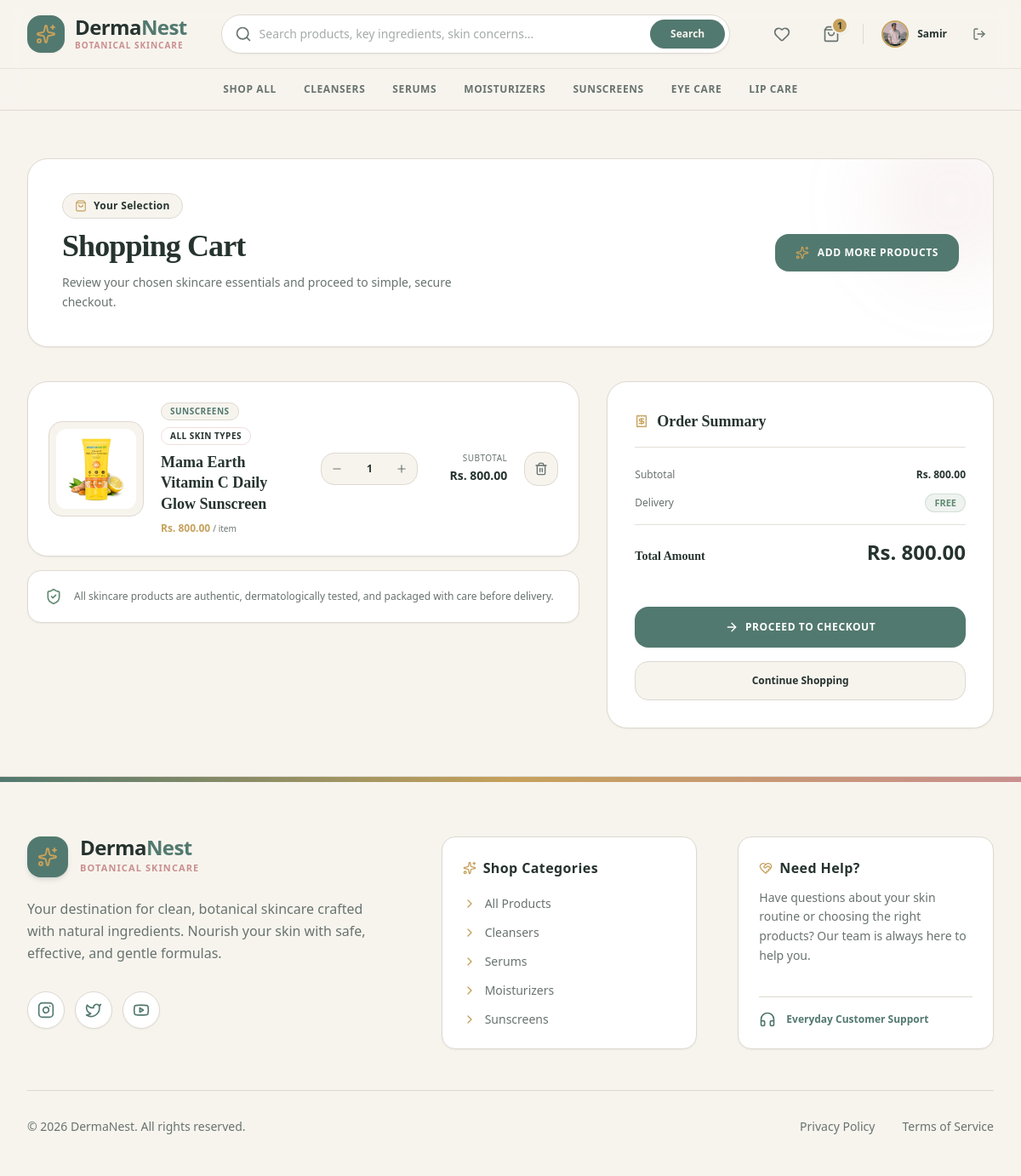
The page /cart/ (signed in) on the database as committed earlier.
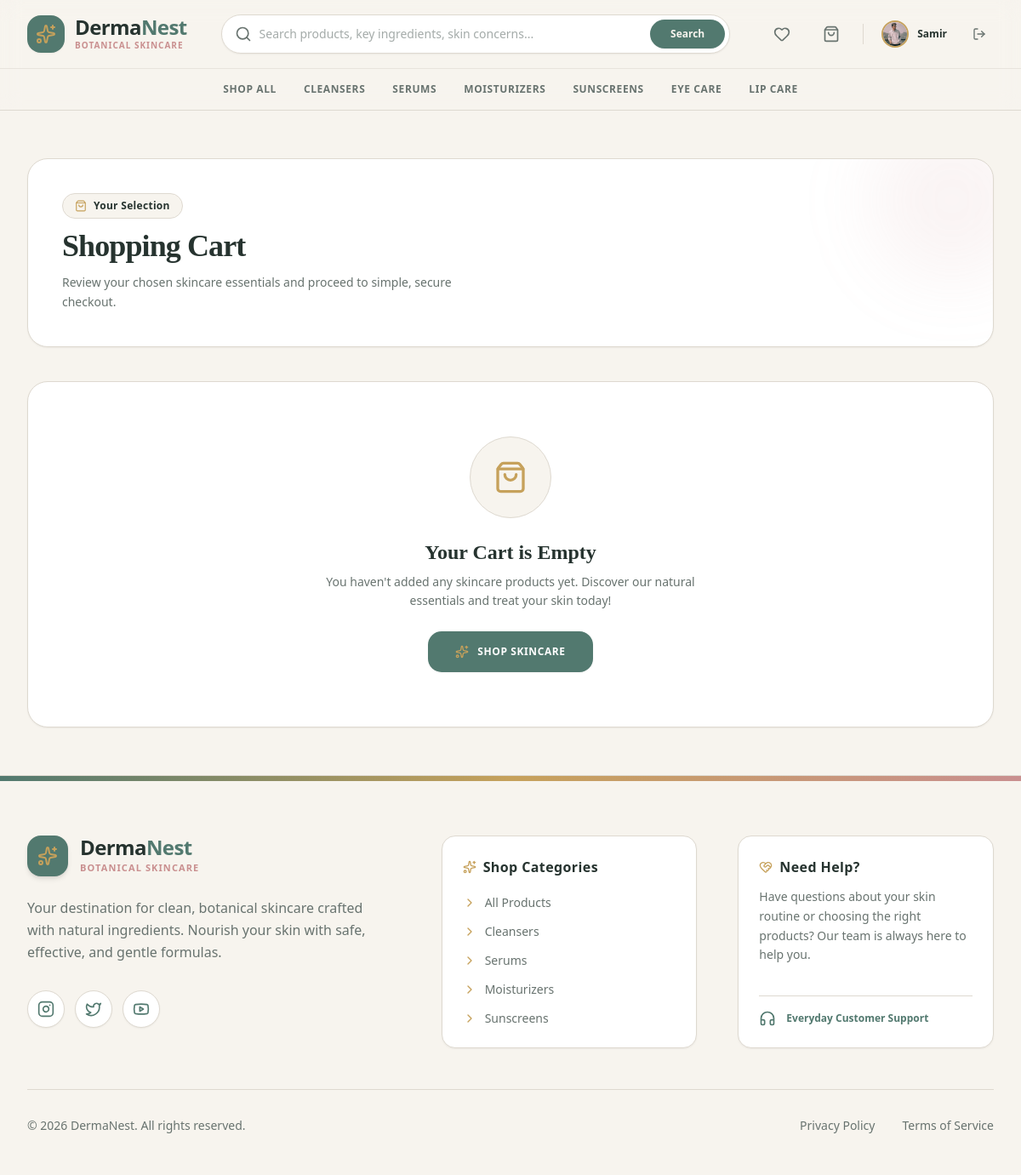
The same page on the database as committed later.
### dn_app/models.py (models this page shows, shortened)
class User(AbstractUser):
    phone = models.CharField(max_length=20, blank=True)
    address = models.TextField(blank=True)
    profile_picture = models.ImageField(upload_to='images/user/', blank=True, null=True)

class Cart(models.Model):
    customer = models.OneToOneField(User, on_delete=models.CASCADE, related_name='cart')

class CartItem(models.Model):
    cart = models.ForeignKey(Cart, on_delete=models.CASCADE, related_name='items')
    product = models.ForeignKey(Product, on_delete=models.CASCADE)
    quantity = models.PositiveIntegerField(default=1)
    @property
    def total_price(self):
        return self.product.price * self.quantity

class Product(models.Model):
    class Category(models.TextChoices):
        CLEANSER = 'cleanser', 'Cleansers'
        TONER = 'toner', 'Toners & Essences'
        SERUM = 'serum', 'Serums & Ampoules'
        MOISTURIZER = 'moisturizer', 'Moisturizers'
        SUNSCREEN = 'sunscreen', 'Sunscreens'
        MASK = 'mask', 'Masks & Exfoliators'
        EYE_CARE = 'eye_care', 'Eye Care'
        LIP_CARE = 'lip_care', 'Lip Care'
    class SkinType(models.TextChoices):
        ALL = 'all', 'All Skin Types'
        DRY = 'dry', 'Dry'
        OILY = 'oily', 'Oily'
        COMBINATION = 'combination', 'Combination'
        SENSITIVE = 'sensitive', 'Sensitive'
    brand = models.ForeignKey(Brand, on_delete=models.SET_NULL, null=True, related_name='products')
    name = models.CharField(max_length=255)
    category = models.CharField(max_length=30, choices=Category.choices)
    skin_type = models.CharField(max_length=20, choices=SkinType.choices, default=SkinType.ALL)
    volume = models.CharField(max_length=50, default='50ml')
    ingredients = models.TextField(blank=True)
    description = models.TextField()
    price = models.DecimalField(max_digits=10, decimal_places=2)
    stock = models.PositiveIntegerField(default=0)
    product_image = models.ImageField(upload_to='images/products/')
    sku = models.CharField(max_length=100, unique=True, blank=True, null=True)
    is_active = models.BooleanField(default=True)
    created_at = models.DateTimeField(auto_now_add=True)

### dn_app/views/cart_view.py (the view)
# urls.py: path('cart/', cart_view, name='cart'),
@login_required
def cart_view(request):
    if not request.user.is_authenticated and request.user.is_superuser:
        messages.error(request, 'You are not authorized to view the cart.')
        return redirect('/')
    cart, created = Cart.objects.get_or_create(customer=request.user)
    cart_items = CartItem.objects.filter(cart=cart)
    total_price = sum(item.product.price * item.quantity for item in cart_items)
    return render(request, 'main/cart_page.html', {'cart_items': cart_items, 'total_price': total_price})

### dn_app/templates/main/cart_page.html (shortened to what the changed rows need)
<!DOCTYPE html>
<html lang="en">
<head>
    {% load static %}
    <link href="{% static 'css/styles.css' %}" rel="stylesheet" />
</head>
<body class="bg-[#F7F4EE] text-[#68736F] font-sans min-h-screen flex flex-col antialiased selection:bg-[#52796F]/10 selection:text-[#52796F]">
    {% include 'components/_navbar.html' %}
    <main class="flex-grow max-w-7xl w-full mx-auto px-4 sm:px-6 lg:px-8 py-10 sm:py-14 space-y-10">
        <div class="bg-[#FFFFFF] border border-[#DED9D0] rounded-3xl p-6 sm:p-10 shadow-sm flex flex-col sm:flex-row items-start sm:items-center justify-between gap-6 relative overflow-hidden w-full">
            <div class="space-y-3 relative z-10">
                <h1 class="text-3xl sm:text-4xl font-serif font-bold text-[#26332F] tracking-tight">
                    Shopping Cart
                </h1>
            </div>
            {% if cart_items %}
            <a href="/products/" class="relative z-10 inline-flex items-center gap-2.5 px-6 py-3.5 rounded-2xl bg-[#52796F] hover:bg-[#3F6259] text-[#FFFFFF] text-xs font-semibold tracking-wider uppercase transition-all duration-300 shadow-sm hover:shadow whitespace-nowrap">
                <i data-lucide="sparkles" class="w-4 h-4 text-[#C6A15B]"></i>
                <span>Add More Products</span>
            </a>
            {% endif %}
        </div>
        {% if cart_items %}
            <div class="grid grid-cols-1 lg:grid-cols-12 gap-8 items-start">
                <div class="lg:col-span-7 xl:col-span-8 space-y-4">
                    {% for item in cart_items %}
                        <div class="bg-[#FFFFFF] border border-[#DED9D0] rounded-3xl p-5 sm:p-6 flex flex-col sm:flex-row items-center justify-between gap-6 shadow-sm hover:border-[#52796F]/40 transition-all duration-300 group">
                            <div class="flex flex-col sm:flex-row items-center gap-5 w-full sm:w-auto flex-1 min-w-0">
                                <div class="w-24 h-24 sm:w-28 sm:h-28 bg-[#F7F4EE] border border-[#DED9D0] rounded-2xl overflow-hidden flex items-center justify-center p-2 shrink-0 relative">
                                    {% if item.product.product_image %}
                                        <img src="{{ item.product.product_image.url }}" alt="{{ item.product.name }}" class="w-full h-full object-cover rounded-xl group-hover:scale-105 transition-transform duration-500 ease-out">
                                    {% else %}
                                        <i data-lucide="sparkles" class="w-8 h-8 text-[#52796F]/40"></i>
                                    {% endif %}
                                </div>
                                <div class="space-y-2 text-center sm:text-left flex-1 min-w-0">
                                    <div class="flex flex-wrap items-center justify-center sm:justify-start gap-2">
                                        <span class="text-[10px] font-semibold text-[#52796F] bg-[#F7F4EE] border border-[#DED9D0] px-2.5 py-0.5 rounded-full uppercase tracking-wider">
                                            {{ item.product.get_category_display }}
                                        </span>
                                        <span class="text-[10px] font-semibold text-[#26332F] bg-[#C98F8F]/15 border border-[#C98F8F]/30 px-2.5 py-0.5 rounded-full uppercase tracking-wider">
                                            {{ item.product.get_skin_type_display }}
                                        </span>
                                    </div>
                                    <h3 class="font-serif font-semibold text-[#26332F] text-lg leading-snug line-clamp-1">
                                        {{ item.product.name }}
                                    </h3>
                                    <p class="text-xs font-semibold text-[#C6A15B] whitespace-nowrap">
                                        Rs. {{ item.product.price|floatformat:2 }} <span class="text-[10px] font-normal text-[#68736F]">/ item</span>
                                    </p>
                                </div>
                            </div>
                            <div class="flex items-center justify-between sm:justify-end gap-5 w-full sm:w-auto border-t sm:border-t-0 border-[#DED9D0]/60 pt-4 sm:pt-0 shrink-0">
                                <div class="flex items-center border border-[#DED9D0] rounded-2xl overflow-hidden bg-[#F7F4EE] shrink-0">
                                    <a href="/cart/decrease/{{ item.product.id }}/" class="w-9 h-9 flex items-center justify-center text-[#68736F] hover:text-[#52796F] hover:bg-[#FFFFFF] transition-colors">
                                        <i data-lucide="minus" class="w-3.5 h-3.5"></i>
                                    </a>
                                    <span class="w-10 text-center font-bold text-xs text-[#26332F]">
                                        {{ item.quantity }}
                                    </span>
                                    <a href="/cart/increase/{{ item.product.id }}/" class="w-9 h-9 flex items-center justify-center text-[#68736F] hover:text-[#52796F] hover:bg-[#FFFFFF] transition-colors">
                                        <i data-lucide="plus" class="w-3.5 h-3.5"></i>
                                    </a>
                                </div>
                                <div class="flex items-center gap-4 sm:gap-5 shrink-0">
                                    <div class="text-right shrink-0 min-w-[85px]">
                                        <span class="text-[10px] font-medium text-[#68736F] block uppercase tracking-wider whitespace-nowrap">Subtotal</span>
                                        <span class="text-sm font-bold text-[#26332F] whitespace-nowrap">Rs. {{ item.total_price|floatformat:2 }}</span>
                                    </div>
                                    <button type="button" onclick="openRemoveCartModal('/cart/remove/{{ item.product.id }}/', '{{ item.product.name|escapejs }}')" class="w-10 h-10 bg-[#F7F4EE] hover:bg-[#B85C62] border border-[#DED9D0] hover:border-[#B85C62] text-[#68736F] hover:text-[#FFFFFF] rounded-2xl transition-all flex items-center justify-center cursor-pointer shadow-xs shrink-0" title="Remove item">
                                        <i data-lucide="trash-2" class="w-4 h-4"></i>
                                    </button>
                                </div>
                            </div>
                        </div>
                    {% endfor %}
                    <div class="bg-[#FFFFFF] border border-[#DED9D0] rounded-2xl p-4 sm:p-5 flex items-center gap-3.5 text-xs text-[#68736F] shadow-sm">
                        <i data-lucide="shield-check" class="w-5 h-5 text-[#5F8A70] shrink-0"></i>
                        <span>All skincare products are authentic, dermatologically tested, and packaged with care before delivery.</span>
                    </div>
                </div>
                <div class="lg:col-span-5 xl:col-span-4 bg-[#FFFFFF] border border-[#DED9D0] rounded-3xl p-6 sm:p-8 space-y-6 lg:sticky lg:top-24 shadow-sm">
                    <div class="border-b border-[#DED9D0]/80 pb-4">
                        <h2 class="text-lg font-serif font-bold text-[#26332F] flex items-center gap-2.5">
                            <i data-lucide="receipt" class="w-4 h-4 text-[#C6A15B]"></i>
                            Order Summary
                        </h2>
                    </div>
                    <div class="space-y-3.5">
                        <div class="flex justify-between items-center text-xs">
                            <span class="text-[#68736F]">Subtotal</span>
                            <span class="font-bold text-[#26332F] whitespace-nowrap">Rs. {{ total_price|floatformat:2 }}</span>
                        </div>
                        <div class="flex justify-between items-center text-xs">
                            <span class="text-[#68736F]">Delivery</span>
                            <span class="font-semibold text-[#5F8A70] bg-[#5F8A70]/10 border border-[#5F8A70]/20 px-2.5 py-0.5 rounded-full text-[11px]">FREE</span>
                        </div>
                        <div class="border-t border-[#DED9D0]/80 pt-4 flex justify-between items-baseline">
                            <span class="text-sm font-serif font-bold text-[#26332F]">Total Amount</span>
                            <span class="text-2xl font-bold text-[#26332F] whitespace-nowrap">Rs. {{ total_price|floatformat:2 }}</span>
                        </div>
                    </div>
                    <form method="POST" action="/payment/initiate/" class="space-y-4 pt-2">
                        <button type="button" id="action_button" class="w-full bg-[#52796F] hover:bg-[#3F6259] text-[#FFFFFF] font-semibold py-4 px-6 rounded-2xl text-xs uppercase tracking-wider transition-all duration-300 flex items-center justify-center gap-2 shadow-sm hover:shadow cursor-pointer">
                            <i data-lucide="arrow-right" class="w-4 h-4"></i>
                            <span id="button_text">Proceed to Checkout</span>
                        </button>
                        <a href="/products/" class="w-full bg-[#F7F4EE] hover:bg-[#DED9D0]/50 text-[#26332F] font-semibold py-3.5 px-6 rounded-2xl text-xs transition-all duration-300 flex items-center justify-center gap-2 border border-[#DED9D0]">
                            Continue Shopping
                        </a>
                    </form>
                </div>
            </div>
        {% else %}
            <div class="bg-[#FFFFFF] border border-[#DED9D0] rounded-3xl p-10 sm:p-16 text-center shadow-sm w-full flex flex-col items-center justify-center space-y-6">
                <div class="w-24 h-24 rounded-full bg-[#F7F4EE] border border-[#DED9D0] flex items-center justify-center text-[#C6A15B]">
                    <i data-lucide="shopping-bag" class="w-10 h-10"></i>
                </div>
                <div class="space-y-2 max-w-md">
                    <h3 class="text-2xl font-serif font-bold text-[#26332F]">Your Cart is Empty</h3>
                    <p class="text-sm text-[#68736F] leading-relaxed">
                        You haven't added any skincare products yet. Discover our natural essentials and treat your skin today!
                    </p>
                </div>
                <a href="/products/" class="inline-flex items-center justify-center gap-2.5 bg-[#52796F] hover:bg-[#3F6259] text-[#FFFFFF] font-semibold px-8 py-4 rounded-2xl text-xs uppercase tracking-wider transition-all duration-300 shadow-sm hover:shadow">
                    <i data-lucide="sparkles" class="w-4 h-4 text-[#C6A15B]"></i>
                    <span>Shop Skincare</span>
                </a>
            </div>
        {% endif %}
    </main>
</body>
</html>

### dn_app/templates/components/_navbar.html (shortened to what the changed rows need)
<header class="sticky top-0 z-50 bg-[#F7F4EE]/98 backdrop-blur-md border-b border-[#DED9D0] font-sans">
  <div class="max-w-7xl mx-auto px-4 sm:px-6 lg:px-8">
    <div class="flex items-center justify-between h-20 gap-6">
      <div class="flex items-center gap-3 sm:gap-4 shrink-0">
        {% if user.is_authenticated and not user.is_staff %}
          <a href="/cart/" class="p-2.5 text-[#68736F] hover:text-[#52796F] hover:bg-[#FFFFFF] rounded-full border border-transparent hover:border-[#DED9D0] transition-all relative shadow-none hover:shadow-sm" title="Shopping Bag">
            <i data-lucide="shopping-bag" class="w-5 h-5"></i>
            {% if user.is_authenticated and user.cart.items.exists %}
              <span class="absolute top-0 right-0 w-5 h-5 bg-[#C6A15B] text-[#26332F] text-[11px] font-bold rounded-full flex items-center justify-center border-2 border-[#F7F4EE] shadow-sm">
                {{ user.cart.items.count }}
              </span>
            {% endif %}
          </a>
        {% endif %}
        {% if user.is_authenticated %}
          <div class="flex items-center gap-2">
            <a href="/profile/" class="flex items-center gap-2.5 group p-1 pr-3 rounded-full hover:bg-[#FFFFFF] transition-all border border-transparent hover:border-[#DED9D0]">
              {% if user.profile_picture %}
                <img src="{{ user.profile_picture.url }}" alt="Profile" class="w-8 h-8 rounded-full object-cover border-2 border-[#C6A15B]">
              {% else %}
                <div class="w-8 h-8 rounded-full bg-[#F7F4EE] border-2 border-[#C6A15B] flex items-center justify-center text-[#52796F]">
                  <i data-lucide="user" class="w-4 h-4"></i>
                </div>
              {% endif %}
              <span class="text-xs font-bold hidden lg:block text-[#26332F] group-hover:text-[#52796F] transition-colors">{{ user.username }}</span>
            </a>
            <button type="button" onclick="openLogoutModal()" class="p-2 text-[#68736F] hover:text-[#B85C62] hover:bg-[#FFFFFF] rounded-full border border-transparent hover:border-[#DED9D0] transition-colors cursor-pointer" title="Log Out">
              <i data-lucide="log-out" class="w-4 h-4"></i>
            </button>
          </div>
        {% endif %}
      </div>
    </div>
  </div>
</header>

Rows that differ between the two databases and show on the page:
removed CartItem: product.product_image (picture), product.category "SUNSCREENS", product.skin_type "ALL SKIN TYPES", product.name "Mama Earth Vitamin C Daily Glow Sunscreen", product.price "800.00", quantity "1", total_price "800.00"
shown differently, row unchanged: User "Samir": cart.items.count "1" → (not shown)
Other text that changed with them:
{{ total_price|floatformat:2 }}: "800.00" → (not shown)
text no longer shown: "ADD MORE PRODUCTS All skincare products are authentic, dermatologically tested, and packaged with care before delivery. Order Summary Subtotal Rs. Delivery FREE Total Amount Rs. PROCEED TO CHECKOUT Continue Shopping"
text now shown: "Your Cart is Empty You haven't added any skincare products yet. Discover our natural essentials and treat your skin today! SHOP SKINCARE"
